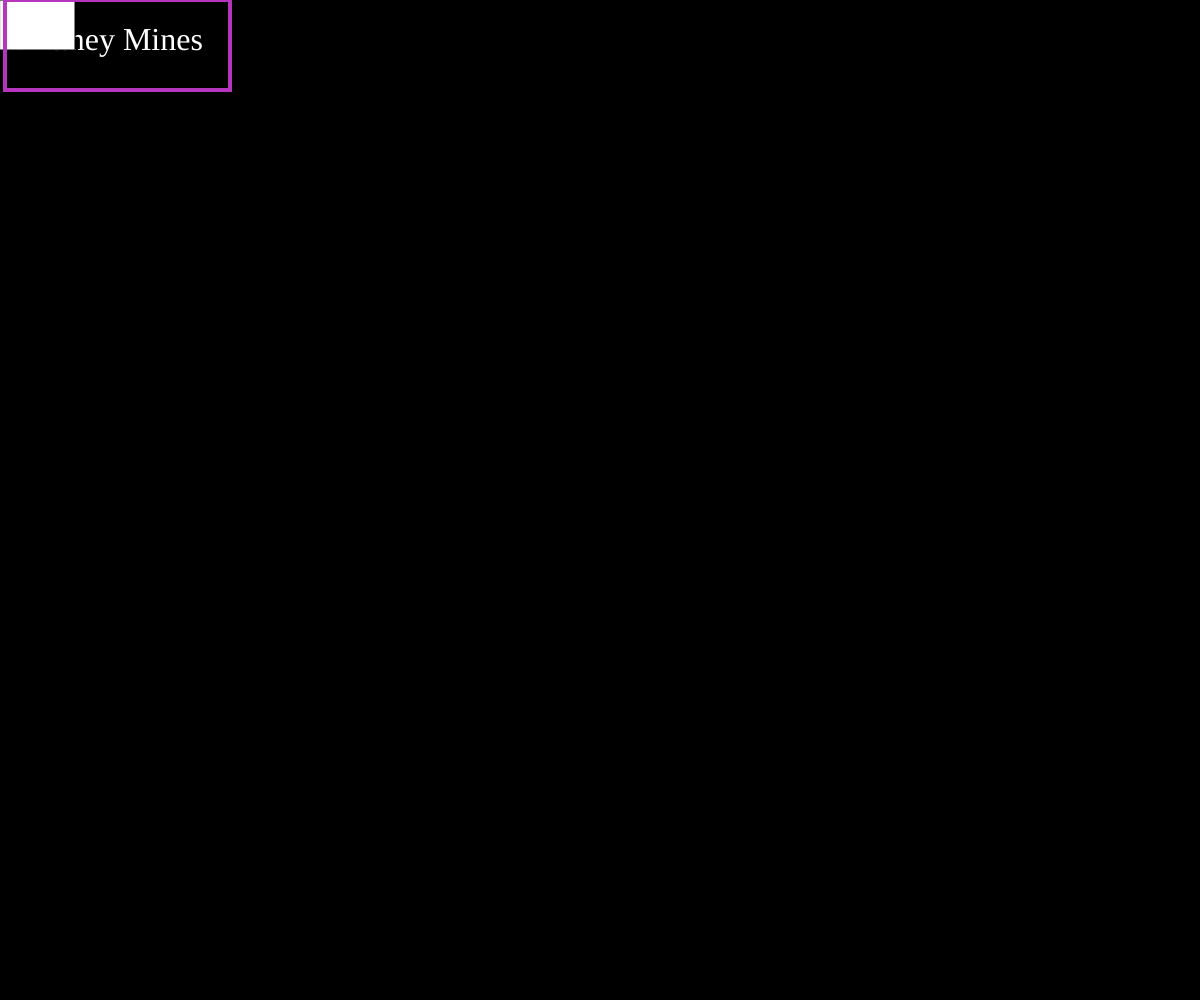
Frame 1 (no input)
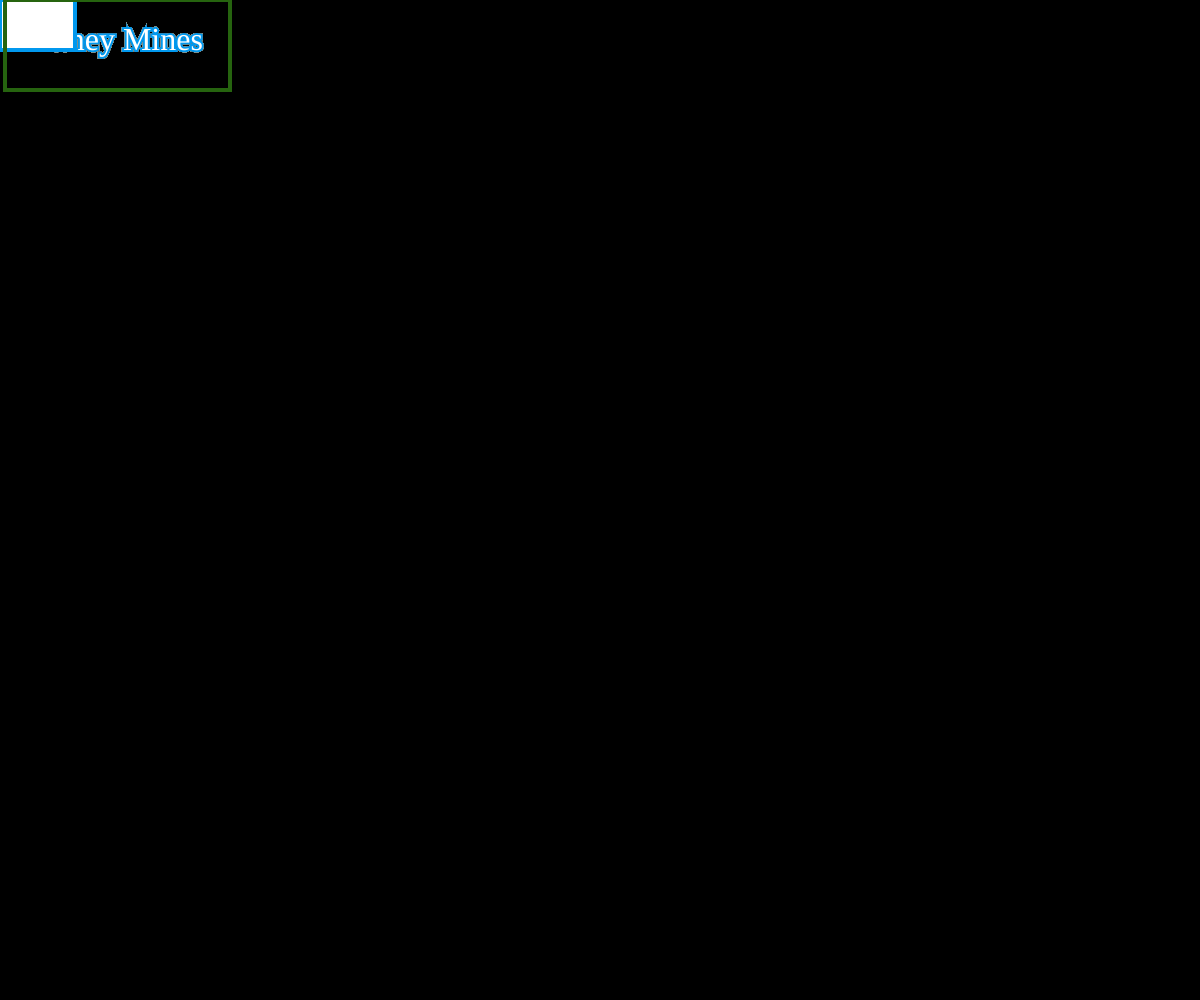
Frame 60 (no input)
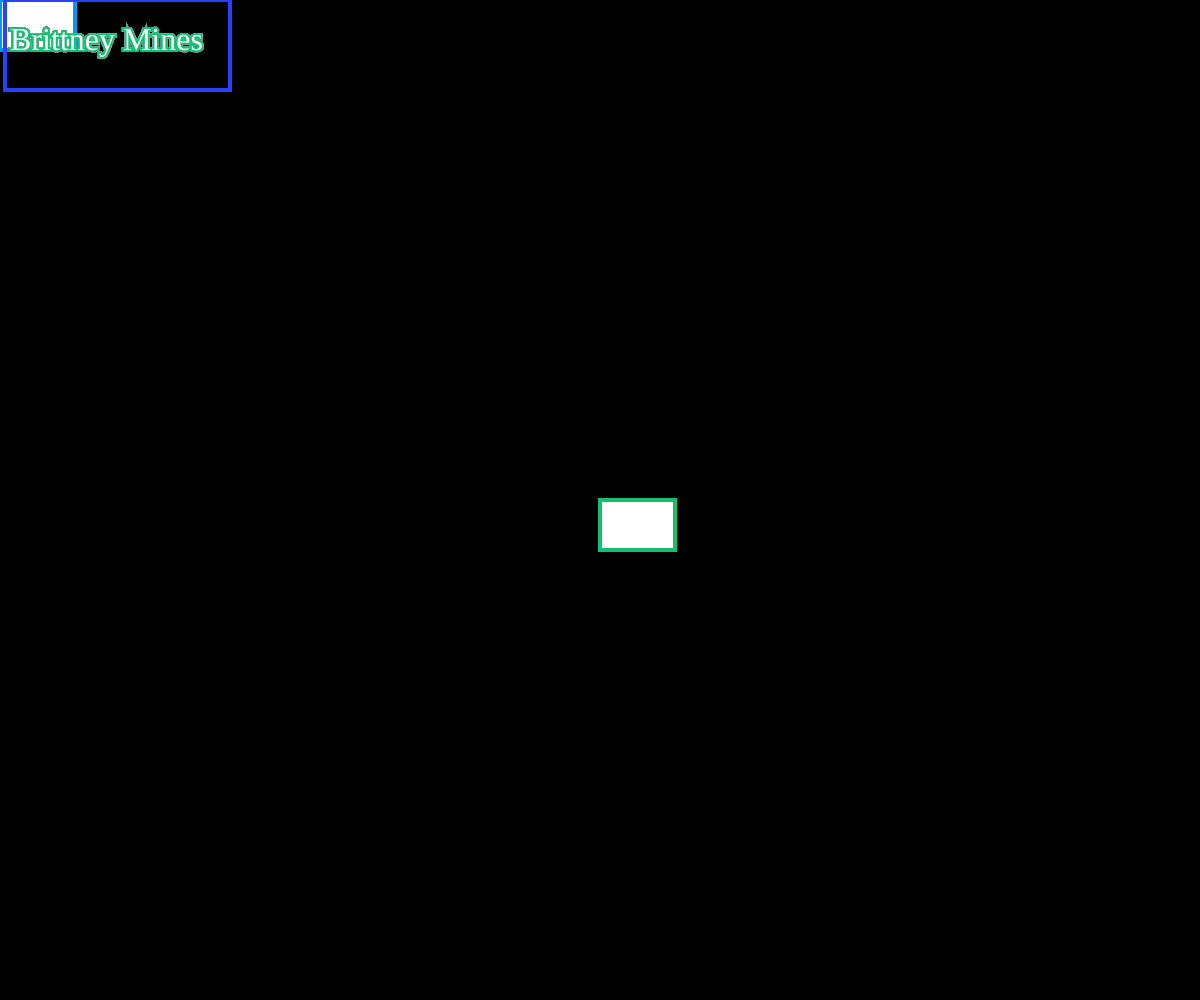
Frame 120 (the mouse pressed at the canvas centre since frame 60)

The p5.js sketch that drew these frames (run headless with seeded random() and noise() and a simulated clock; from frame 60 on, the mouse is pressed at the canvas centre):

// p5.js sketch
// ── sketch.js
// Primitive Paint
// Brittney Mines
// February 11, 2019
//
// Extra for Experts:
// - describe what you did to take this project "above and beyond"

let x, y;
let shape = 0;

function setup() {
  createCanvas(windowWidth, windowHeight);
  x = width / 2;
  y = width / 2;
  background(0);
}

function draw() {
  // Name
  textSize (32);
  textFont ("Georgia");
  fill (255);
  text ("Brittney Mines", 10, 50);

  if (shape === 0) {
    rect (mouseX, mouseY, 75, 50);
  }
  else if (shape === 1) {
    ellipse (mouseX, mouseY, 50);
  }
  else if (shape === 2) {
    quad (mouseX, mouseY, mouseX - 25, mouseY + 25, mouseX, mouseY + 50, mouseX + 25, mouseY + 25);
  }
  // Autonomous Art
  stroke(random(255), random (255), random (255));
  strokeWeight (4);
  noFill();
  rect (5, 0, 225, 90);
}

function keyTyped() { //Placing Shapes
  if (key === "a") {
    fill (random(255), random(255), random(255));
    rect (mouseX, mouseY, 75, 50);
  }
  else if (key === "s") {
    fill (random(255), random(255), random(255));
    ellipse (mouseX, mouseY, 50);
  }
  else if (key === " ") {
    background (0);
  }
  else if (key === "d") {
    fill (random(255), random(255), random(255));
    quad (mouseX, mouseY, mouseX - 25, mouseY + 25, mouseX, mouseY + 50, mouseX + 25, mouseY + 25);
  }
}

function keyPressed() {
  if (keyCode === RIGHT_ARROW) {
    if (shape === 0) {
      shape = 1;
    }
    else if (shape === 1) {
      shape = 2;
    }
    else if (shape === 2) {
      shape = 0;
    }
  }
}
